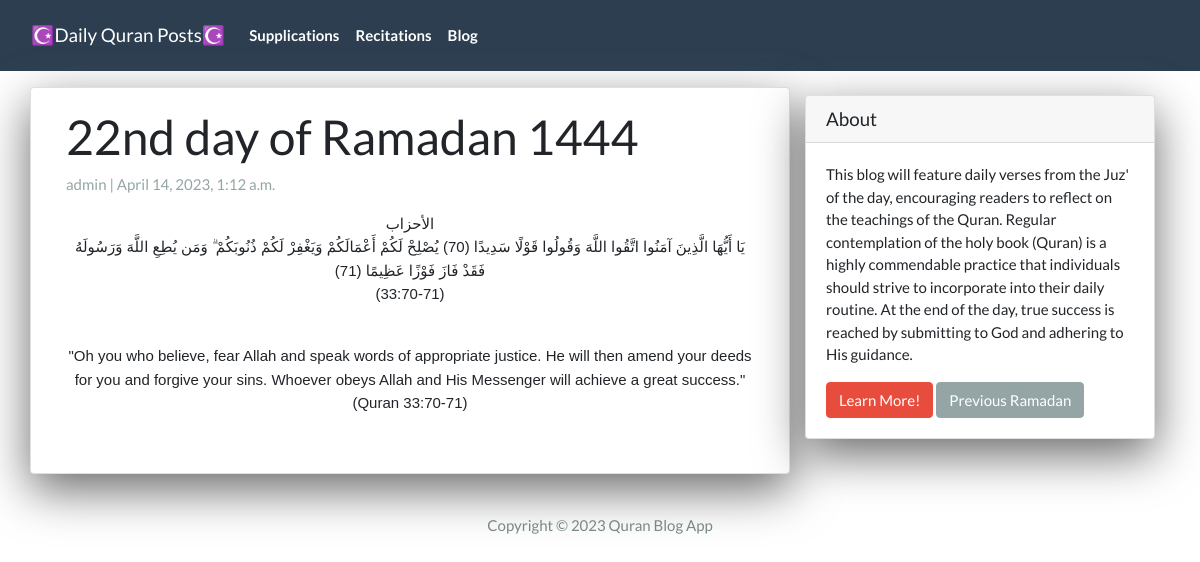
Page /22ndday/ on the committed database.
### App/models.py (models this page shows, shortened)
class Post(models.Model):
  title =  models.CharField(max_length=200, unique=True)
  slug =   models.SlugField(max_length=200, unique=True)
  author = models.ForeignKey(User, on_delete=models.CASCADE, related_name='blog_posts')
  created_on = models.DateTimeField(auto_now_add=True)
  updated_on = models.DateTimeField(auto_now=True)
  summary = RichTextField(blank=True, null=True)
  content = RichTextField(blank=True, null=True)
  video_link = EmbedVideoField(blank=True, null=True)
  status = models.IntegerField(choices=STATUS, default=0)
  class Meta:
    ordering = ['-created_on']

### App/views.py (the view)
# urls.py: path('<slug:slug>/',    PostView.as_view(),           name="post_detail"),
class PostView(DetailView):
  model = Post
  template_name = 'post_detail.html'

### App/templates/post_detail.html (shortened to what this page needs)
{% extends 'base.html' %}
{% load embed_video_tags %}
{% block content %}
<div class="container">
  <div class="row">
    <div class="col-md-8 card mb-4  mt-3 left  top">
      <div class="card-body">
        <h1>{% block title %} {{ post.title }} {% endblock title %}</h1>
        <p class=" text-muted">{{ post.author }} | {{ post.created_on }}</p>
        <p class="card-text ">{{ post.content | safe }}</p>
        <br>
      </div>
    </div>
    {% block sidebar %} {% include 'sidebar.html' %} {% endblock sidebar %}
  </div>
</div>
{% endblock content %}

### App/templates/sidebar.html (style rules this page uses)
.card { box-shadow: 0 16px 48px #6a6a6b; }

### rows in the picture
Post: title "22nd day of Ramadan 1444", author "admin", created_on "April 14, 2023, 1:12 a.m.", content "الأحزاب يَا أَيُّهَا الَّذِينَ آمَنُوا اتَّقُوا اللَّهَ وَقُولُوا قَوْلًا سَدِيدًا (70) يُصْلِحْ لَكُمْ أَعْمَالَكُمْ وَيَغْفِرْ لَكُمْ ذُنُوبَكُمْ ۗ وَمَن يُطِعِ اللَّهَ وَرَسُولَهُ فَقَدْ فَازَ فَوْزًا عَظِيمًا (71) (33:70-71) \"Oh you who believe, fear Allah and speak words of appropriate justice. He will then amend your deeds for you and forgive your sins. Whoever obeys Allah and His Messenger will achieve a great success.\" (Quran 33:70-71)"
